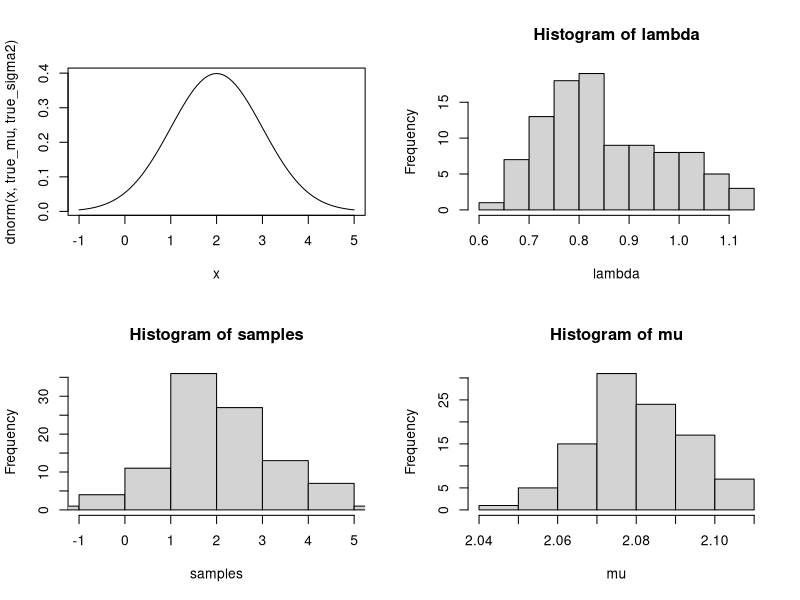

Write R code to recreate this figure.
# variational_approximation_to_univariate_gaussian.R
# Author: Mark Greenaway

# This is the very first model I've ever tried to fit using variational approximations

# Generate samples from true distribution x ~ N(2, 1^2)
true_mu = 2
true_sigma2 = 1^2
N = 100
EPSILON = 1e-100
x = rnorm(N, true_mu, true_sigma2)

mu_0 = 3
K_0 = 1/5
a_0 = 1
b_0 = 1
xbar = mean(x)

# These parameters are fixed
mu_N = (K_0 * mu_0 + N * xbar)/(K_0 + N)
a_N = a_0 + (N+1)/2

E_mu = function(mu_N)
{
  return(mu_N)
}

E_mu2 = function(mu_N, K_N)
{
  return(1/K_N + mu_N^2)
}

# Initialise
K_N = K_0
b_N = b_0
# Iteratively update until convergence
i = 1
while (TRUE) {
  K_N_last = K_N
  b_N_last = b_N
  
  K_N = (K_0 + N) * a_N/b_N
  b_N = b_0 + K_0*(E_mu2(mu_N, K_N) + mu_0^2 - 2*E_mu(mu_N) * mu_0) + 1/2*(sum(x^2 + E_mu2(mu_N, K_N) - 2*E_mu(mu_N)*x))
  
  if (isTRUE(all.equal(K_N, K_N_last)))
    break
  
  if (isTRUE(all.equal(b_N, b_N_last)))
    break
  
  print(paste("Iteration", i, ":", "K_N", K_N, "b_N", b_N))
  i = i + 1
}
# Compare the true distribution with the distribution that we fit
par(mfrow=c(2,2))
curve(dnorm(x, true_mu, true_sigma2), from=2-3, to=2+3)
lambda = rep(NA, N)
mu = rep(NA, N)
samples = rep(NA, N)
for(i in 1:N) {
  lambda[i] = rgamma(1, a_N, b_N)
  mu[i] = rnorm(1, mu_N, (K_N*lambda)^{-1})
  samples[i] = rnorm(1, mu[i], 1/lambda[i])
}
hist(lambda)
hist(samples, xlim=c(-1, 5))
hist(mu)
